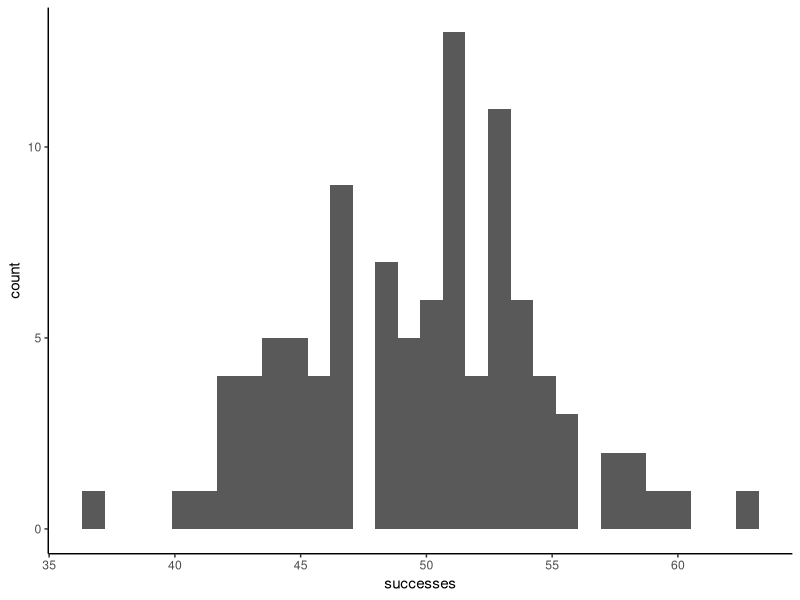
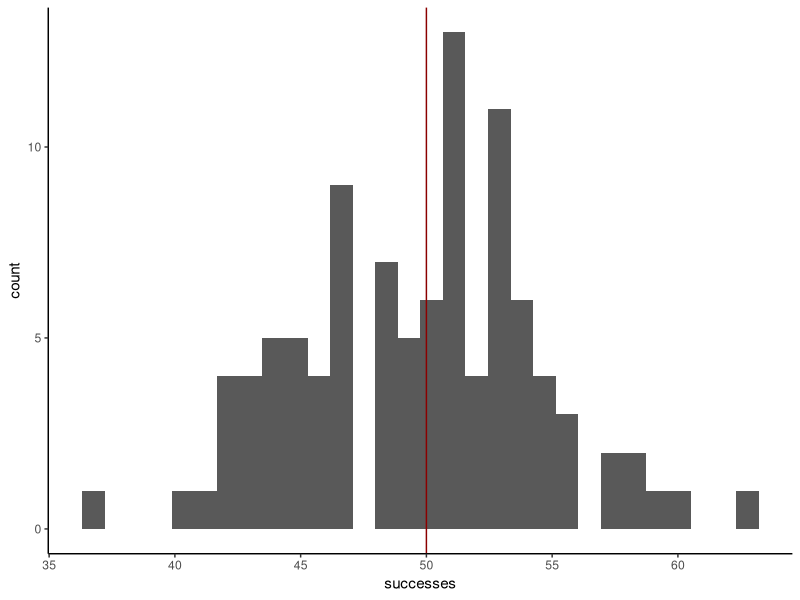
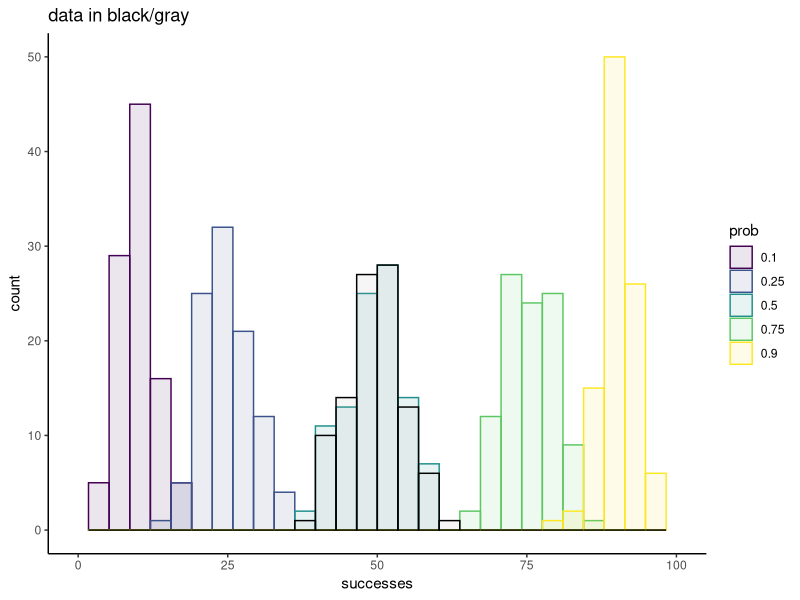
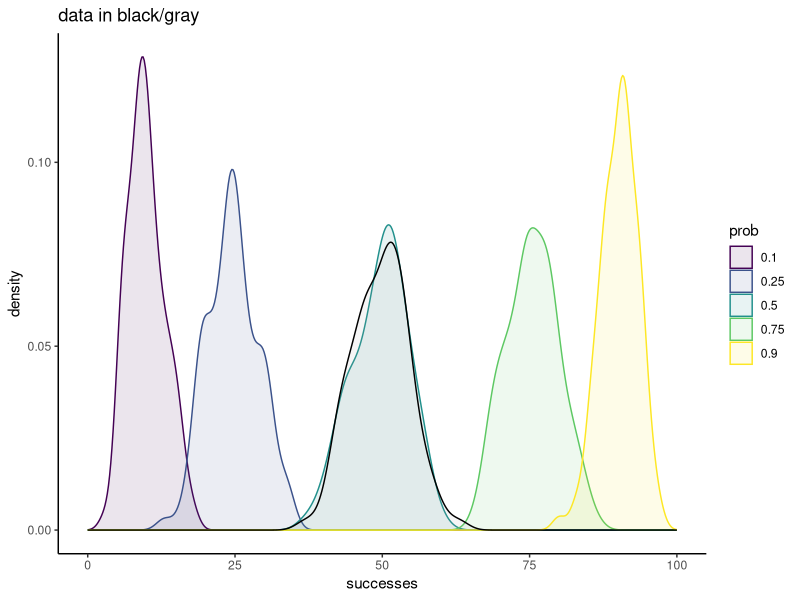
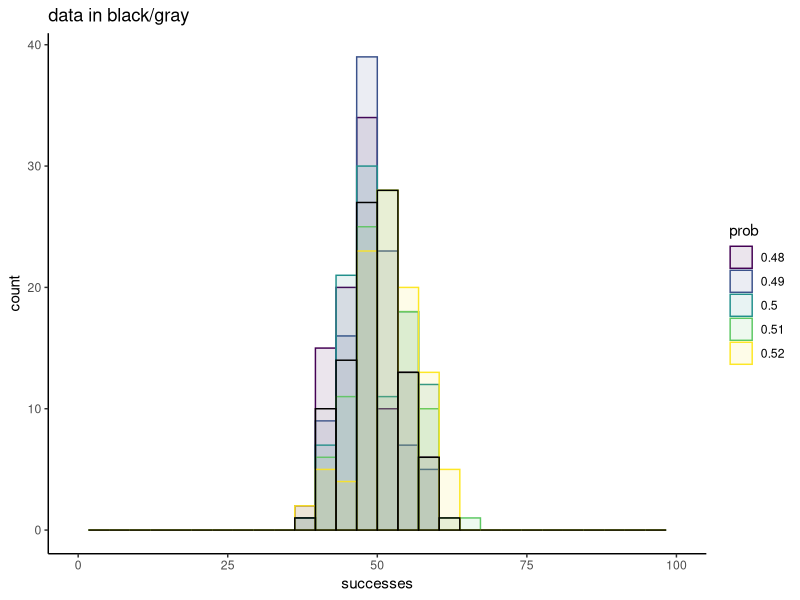
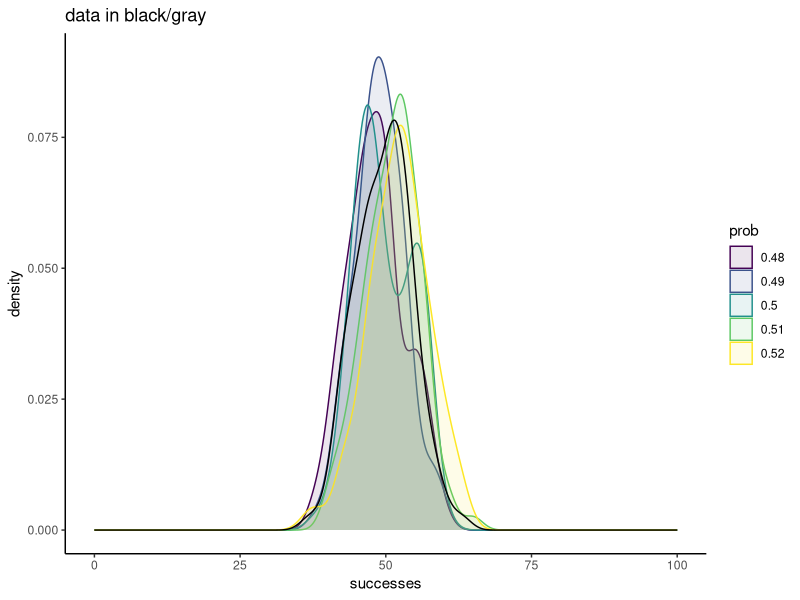

Source code (R) for these figures, in order:
## ---- chunk 1
# Set the seed so you can reproduce my results
set.seed(42)
simdata <- rbinom(100, 100, 0.5)
## ---- chunk 2
library(ggplot2)
library(dplyr)

sim_df <- tibble(successes = simdata)

sim_plot <- sim_df %>%
  ggplot(aes(x = successes)) + 
  geom_histogram() +
  theme_classic()
sim_plot
## ---- chunk 3
sim_plot +
  geom_vline(xintercept = 50,
             color = 'darkred')
## ---- chunk 4
### With a for loop
library(tidyr)
candidates <- c(0.1, 0.25, 0.5, 0.75, 0.9)

sim_list <- vector(mode = "list",
                  length = length(candidates))
for(c in seq_along(candidates)){
  
  sim_list[[c]] <- rbinom(100, 100, candidates[c])
  
}
names(sim_list) <- as.factor(candidates)
sim_df <- as_tibble(sim_list) %>%
  pivot_longer(names_to = "prob",
               values_to = "successes",
               cols = everything())

sim_df %>%
  ggplot(aes(x = successes, 
             fill = prob, 
             color = prob)) + 
  geom_histogram(alpha = 0.1,
                 position = 'identity') +
  geom_histogram(data = tibble(successes = simdata,
                               prob = factor('data')),
                 aes(x = successes),
                 color = 'black',
                 alpha = 0.1,
                 fill = 'darkgray') +
  scale_fill_viridis_d() +
  scale_color_viridis_d() + 
  theme_classic() +
  ggtitle('data in black/gray') + 
  xlim(c(0, 100))


sim_df %>%
  ggplot(aes(x = successes, 
             fill = prob, 
             color = prob)) + 
  geom_density(alpha = 0.1,
                 position = 'identity') +
  geom_density(data = tibble(successes = simdata,
                               prob = factor('data')),
                 aes(x = successes),
                 color = 'black',
                 alpha = 0.1,
                 fill = 'darkgray') +
  scale_fill_viridis_d() +
  scale_color_viridis_d() + 
  theme_classic() +
  ggtitle('data in black/gray') + 
  xlim(c(0, 100))

## ---- chunk 5
### With a for loop
library(tidyr)
candidates <- c(0.48, 0.49, 0.5, 0.51, 0.52)

sim_list <- vector(mode = "list",
                  length = length(candidates))
for(c in seq_along(candidates)){
  
  sim_list[[c]] <- rbinom(100, 100, candidates[c])
  
}
names(sim_list) <- as.factor(candidates)
sim_df <- as_tibble(sim_list) %>%
  pivot_longer(names_to = "prob",
               values_to = "successes",
               cols = everything())


sim_df %>%
  ggplot(aes(x = successes, 
             fill = prob, 
             color = prob)) + 
  geom_histogram(alpha = 0.1,
                 position = 'identity') +
  geom_histogram(data = tibble(successes = simdata,
                               prob = factor('data')),
                 aes(x = successes),
                 color = 'black',
                 alpha = 0.1,
                 fill = 'darkgray') +
  scale_fill_viridis_d() +
  scale_color_viridis_d() + 
  theme_classic() +
  ggtitle('data in black/gray') + 
  xlim(c(0, 100))

sim_df %>%
  ggplot(aes(x = successes, 
             fill = prob, 
             color = prob)) + 
  geom_density(alpha = 0.1,
                 position = 'identity') +
  geom_density(data = tibble(successes = simdata,
                               prob = factor('data')),
                 aes(x = successes),
                 color = 'black',
                 alpha = 0.1,
                 fill = 'darkgray') +
  scale_fill_viridis_d() +
  scale_color_viridis_d() + 
  theme_classic() +
  ggtitle('data in black/gray') + 
  xlim(c(0, 100))

## ---- chunk 6
dbinom(50, 100, 0.5)
dbinom(50, 100, 0.5)
